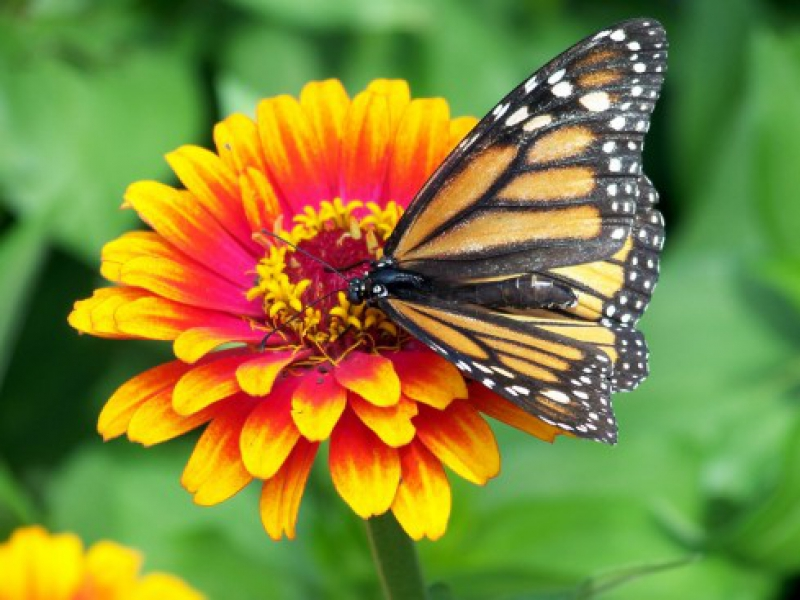
#> input picture Butterfly.jpg, 800 x 600 px, found by its file name
$ python Work1.py
#> lines starting #> are read from the running program, lines starting #| are printed output that depends on the picture; after the words box and inside, x2 and y2 are one past the last pixel; in counts of white or black regions, pixels touching at a corner belong together
# Convert your color image to grayscale image
# Plot your grayscale image's histrogram
# Convert the grayscale image to binary im
import cv2
import numpy as np
import matplotlib.pyplot as plt

# Read color input image
image = cv2.imread('Butterfly.jpg')
#> image is the input picture: shape (600, 800, 3); mean B, G, R 55.8, 133.8, 128.4
image_rgb = cv2.cvtColor(image, cv2.COLOR_BGR2RGB)  # Convert BGR to RGB for display

# Show color image
plt.figure()
plt.imshow(image_rgb)
plt.title('Color Image')
plt.axis('on')
plt.show()

# Convert to grayscale image
grayimage = 0.3 * image[:, :, 0] + 0.4 * image[:, :, 1] + 0.3 * image[:, :, 2]
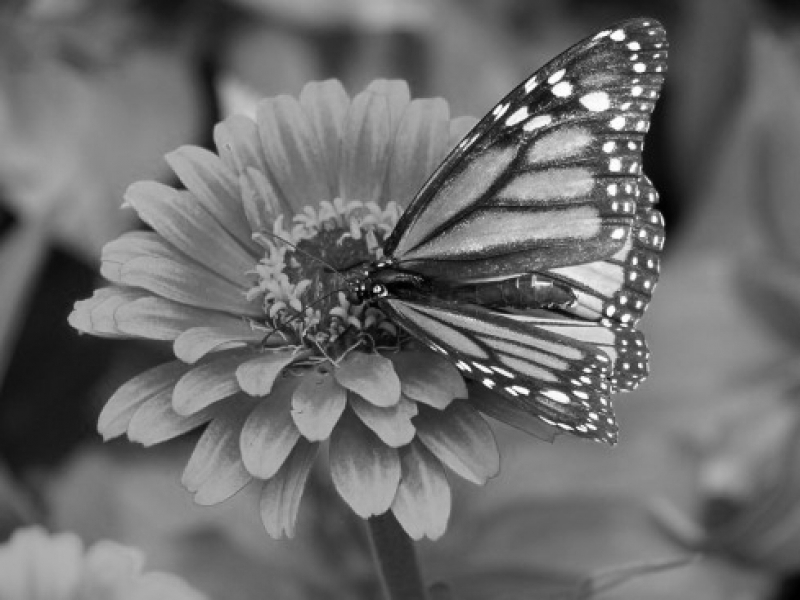
#> grayimage: shape (600, 800) float64; min 0, max 255, mean 108.8
grayimage = grayimage.astype(np.uint8)

# Show gray-scale image
plt.figure()
plt.imshow(grayimage, cmap='gray')
plt.title('Grayscale Image')
plt.axis('on')
plt.show()

# Plot histogram
y = np.zeros(256)

# Calculate histogram using a for loop
rows, cols = grayimage.shape
#> rows = 600; cols = 800
for i in range(rows):
    for j in range(cols):
        intensity = grayimage[i, j]
        y[intensity] += 1
#> after the loop, y = 256 values, max 5209 at index 139, min 3 at index 255, mean 1875

# Plot the histogram
x = np.arange(256)

# Show histrogram
plt.figure()
plt.bar(x, y, color='gray')
plt.title('Histogram of Grayscale Image')
plt.xlabel('Intensity Value')
plt.ylabel('Pixel Number')
plt.grid(True)
plt.show()
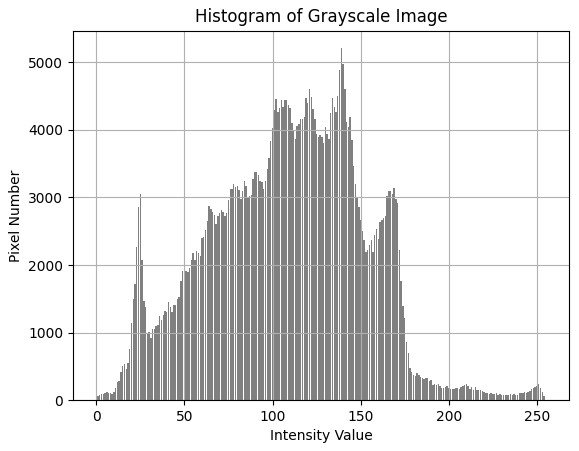
#> figure drawn by matplotlib, 1 panel; tallest bar 5209 high, from x = 138.6 to 139.4

# Convert the grayscale image to binary image with threshold 130
threshold = 130
binaryimage = np.zeros_like(grayimage)

for i in range(rows):
    for j in range(cols):
        if grayimage[i, j] < threshold:
            binaryimage[i, j] = 0
        else:
            binaryimage[i, j] = 1
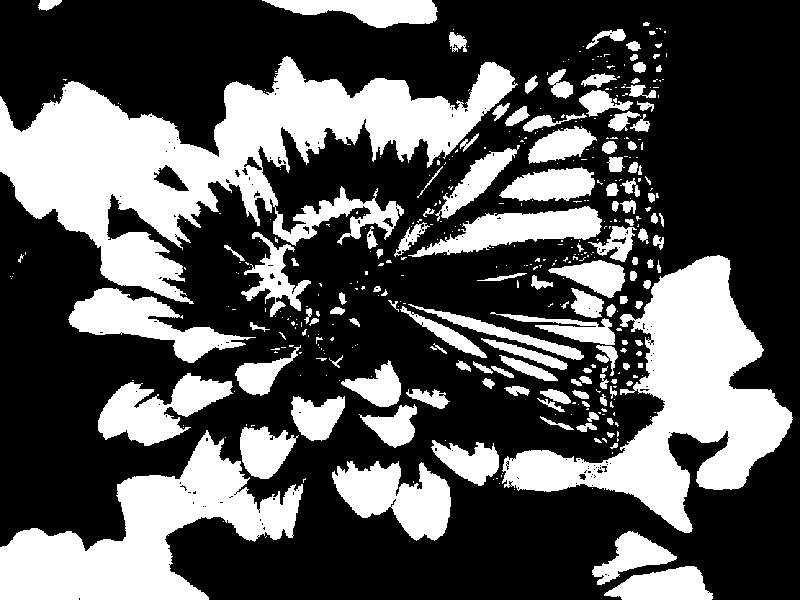
#> binaryimage: shape (600, 800); values 0 (black) and 1 (white), 33.9% white; 421 white regions (288 under 20 px), largest, box (x1, y1, x2, y2) and area: (0, 56, 518, 304) 47632, (502, 255, 793, 533) 28985, (0, 430, 303, 600) 21421


# แสดงค่าพิกเซลของภาพไบนารีที่ตำแหน่ง (x, y)
x, y = 100, 100  # เลือกตำแหน่งที่ต้องการ
binary_pixel_value = binaryimage[y, x]
#> binary_pixel_value = 1

print(f'ค่าพิกเซลของภาพไบนารีที่ตำแหน่ง ({x}, {y}): {binary_pixel_value}')
#| ค่าพิกเซลของภาพไบนารีที่ตำแหน่ง (100, 100): 1

# แสดงพิกเซลทั้งภาพ (Optional)
print("แสดงพิกเซลของภาพไบนารีทั้งหมด:")
print(binaryimage)
#> (printed output is left out)

# Show binary image
plt.figure()
plt.imshow(binaryimage, cmap='gray')
plt.title('Binary Image')
plt.axis('on')
plt.show()

cv2.waitKey(0)
cv2.destroyAllWindows()

$ run again, with ObjectSegProb.jpg copied over Butterfly.jpg
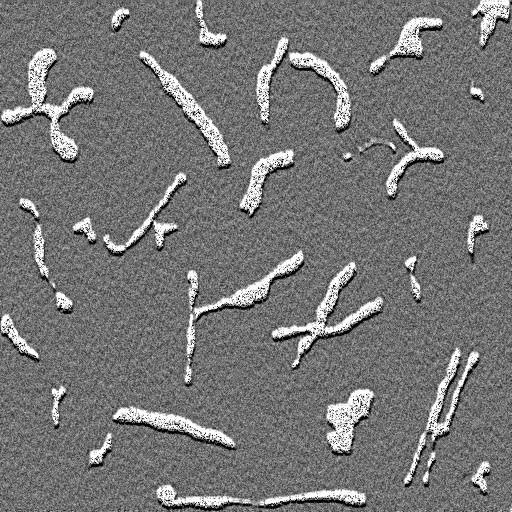
#> input picture ObjectSegProb.jpg, 512 x 512 px, found by its file name
#> image is the input picture: shape (512, 512, 3); min 0, max 255, mean 118.3
#> after the loop `for i in range(rows):`: y = 256 values, max 5811 at index 255, min 51 at index 15, mean 1024
#> `plt.show()`:
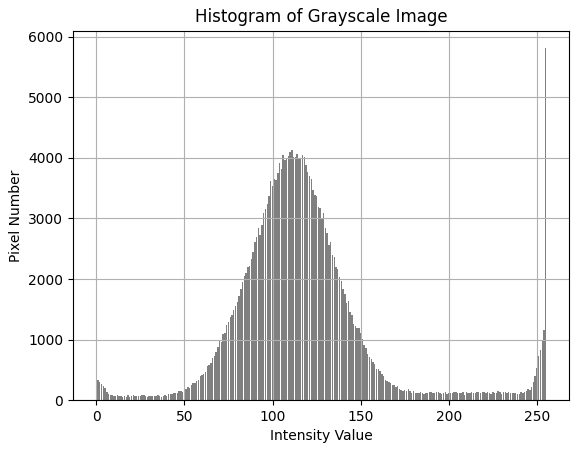
#> figure drawn by matplotlib, 1 panel; tallest bar 5811 high, from x = 254.6 to 255.4
#> after the loop `for i in range(rows):`:
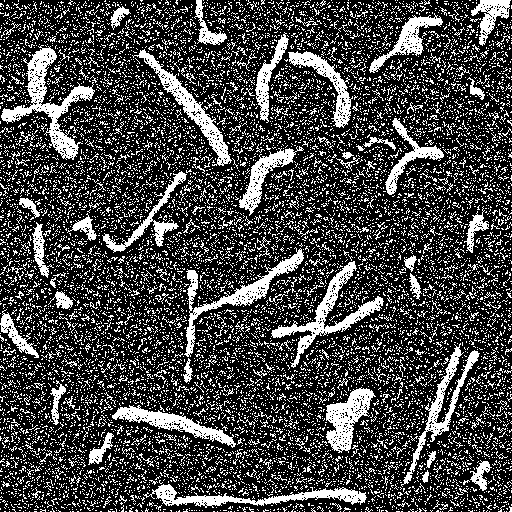
#> binaryimage: shape (512, 512); values 0 (black) and 1 (white), 27.1% white in thin lines or dots
#| ค่าพิกเซลของภาพไบนารีที่ตำแหน่ง (100, 100): 1
#> (printed output is left out)
